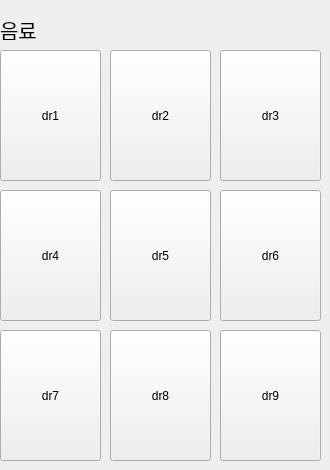
     <widget class="QWidget" name="page_9">
      <widget class="QPushButton" name="btn_dr8">
       <property name="geometry">
        <rect>
         <x>110</x>
         <y>330</y>
         <width>101</width>
         <height>131</height>
        </rect>
       </property>
       <property name="text">
        <string>dr8</string>
       </property>
      </widget>
      <widget class="QPushButton" name="btn_dr5">
       <property name="geometry">
        <rect>
         <x>110</x>
         <y>190</y>
         <width>101</width>
         <height>131</height>
        </rect>
       </property>
       <property name="text">
        <string>dr5</string>
       </property>
      </widget>
      <widget class="QPushButton" name="btn_dr2">
       <property name="geometry">
        <rect>
         <x>110</x>
         <y>50</y>
         <width>101</width>
         <height>131</height>
        </rect>
       </property>
       <property name="text">
        <string>dr2</string>
       </property>
      </widget>
      <widget class="QPushButton" name="btn_dr9">
       <property name="geometry">
        <rect>
         <x>220</x>
         <y>330</y>
         <width>101</width>
         <height>131</height>
        </rect>
       </property>
       <property name="text">
        <string>dr9</string>
       </property>
      </widget>
      <widget class="QLabel" name="label_30">
       <property name="geometry">
        <rect>
         <x>0</x>
         <y>19</y>
         <width>81</width>
         <height>21</height>
        </rect>
       </property>
       <property name="font">
        <font>
         <pointsize>15</pointsize>
        </font>
       </property>
       <property name="text">
        <string>음료</string>
       </property>
      </widget>
      <widget class="QPushButton" name="btn_dr3">
       <property name="geometry">
        <rect>
         <x>220</x>
         <y>50</y>
         <width>101</width>
         <height>131</height>
        </rect>
       </property>
       <property name="text">
        <string>dr3</string>
       </property>
      </widget>
      <widget class="QPushButton" name="btn_dr7">
       <property name="geometry">
        <rect>
         <x>0</x>
         <y>330</y>
         <width>101</width>
         <height>131</height>
        </rect>
       </property>
       <property name="text">
        <string>dr7</string>
       </property>
      </widget>
      <widget class="QPushButton" name="btn_dr1">
       <property name="geometry">
        <rect>
         <x>0</x>
         <y>50</y>
         <width>101</width>
         <height>131</height>
        </rect>
       </property>
       <property name="text">
        <string>dr1</string>
       </property>
      </widget>
      <widget class="QPushButton" name="btn_dr6">
       <property name="geometry">
        <rect>
         <x>220</x>
         <y>190</y>
         <width>101</width>
         <height>131</height>
        </rect>
       </property>
       <property name="text">
        <string>dr6</string>
       </property>
      </widget>
      <widget class="QPushButton" name="btn_dr4">
       <property name="geometry">
        <rect>
         <x>0</x>
         <y>190</y>
         <width>101</width>
         <height>131</height>
        </rect>
       </property>
       <property name="text">
        <string>dr4</string>
       </property>
      </widget>
     </widget>
